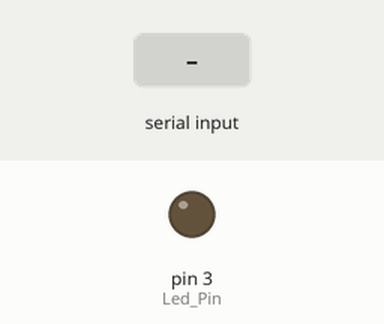
Recording of a sketch running on a simulated Arduino Uno, built with avr-gcc and run on an emulated ATmega328P. Parts: output pins drawn as LEDs (lit = HIGH). The test bench sets the inputs (shaded band).

Above: at 1.2 s.
1.3 s: byte 0 (0) received over Serial
At 2.5 s:
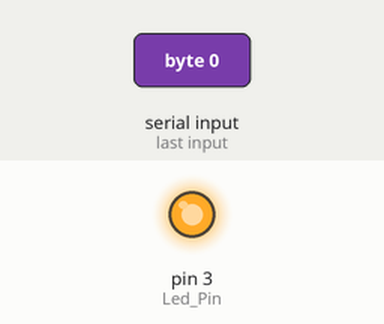
2.8 s: "Z" received over Serial
At 3.8 s:
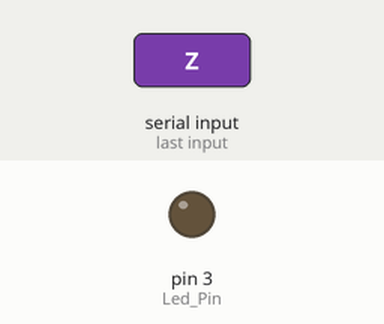
Timing chart, 0 to 5.8 s (numbered marks = the images above; inputs shaded):
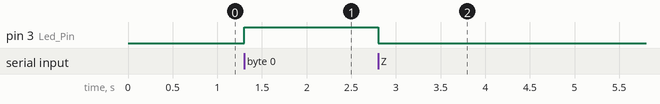

The sketch:

Kin2Proc2Ard_V1.ino
```cpp
//Used in conjunction with the Serial_test processing sketch.
//Processing sends a 0, 90, or 180 and this sketch turns a led on or off.


#define Led_Pin  3

void setup()
{
  pinMode(Led_Pin,OUTPUT);
  Serial.begin(9600);
}

void loop()
{

  if(Serial.available())//Code stays here until data in buffer.
  {
    int recieved = Serial.read();
    if (recieved == 0)
    {
      digitalWrite(Led_Pin,HIGH);
    }
    if (recieved == 90)
    {
      digitalWrite(Led_Pin, LOW);
    }
  }
}


void blink(int Pin)
{
    digitalWrite(Pin,LOW);
    delay(100);
    digitalWrite(Pin, HIGH);
    delay(100);
}
```

Measured:
- after the input at 1.3 s, pin 3 (Led_Pin): LOW → HIGH at once
- after the input at 2.8 s, pin 3 (Led_Pin): HIGH → LOW at once
